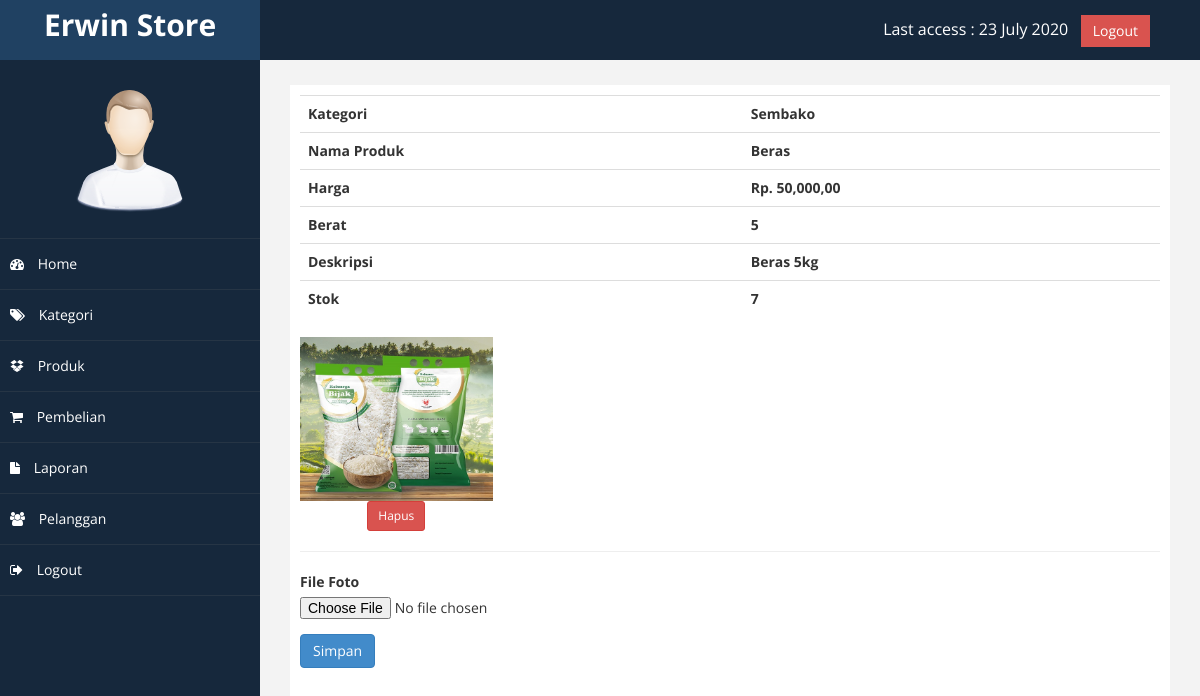
Screenshot of /admin/index.php?halaman=detailproduk&id=4 (signed in) with the database file from the repository.
### tables this page shows
CREATE TABLE `produk` (
  `id_produk` int(11) NOT NULL,
  `id_kategori` int(11) NOT NULL,
  `nama_produk` varchar(255) NOT NULL,
  `harga_produk` decimal(10,2) NOT NULL,
  `berat_produk` int(11) NOT NULL,
  `foto_produk` text DEFAULT NULL,
  `deskripsi_produk` text DEFAULT NULL,
  `stok_produk` int(11) NOT NULL
);

CREATE TABLE `kategori` (
  `id_kategori` int(11) NOT NULL,
  `nama_kategori` varchar(100) NOT NULL
);

CREATE TABLE `produk_foto` (
  `id_produk_foto` int(11) NOT NULL,
  `id_produk` int(11) NOT NULL,
  `nama_produk_foto` text NOT NULL
);

### admin/detailproduk.php (the view, shortened to what this page needs)
<?php
$id_produk = $_GET['id'];
$ambil = $koneksi->query("SELECT * FROM produk LEFT JOIN kategori ON produk.id_kategori=kategori.id_kategori WHERE id_produk='$id_produk'");
$detailproduk=$ambil->fetch_assoc();
$fotoproduk=array();
$ambilfoto=$koneksi->query("SELECT * FROM produk_foto WHERE id_produk='$id_produk'");
while ($tiap=$ambilfoto->fetch_assoc())
{
    $fotoproduk[]=$tiap;
}
?>
<table class="table">
    <tr>
        <th>Kategori</th>
        <th><?php echo $detailproduk["nama_kategori"]; ?></th>
    </tr>
    <tr>
        <th>Nama Produk</th>
        <th><?php echo $detailproduk["nama_produk"]; ?></th>
    </tr>
    <tr>
        <th>Harga</th>
        <th>Rp. <?php echo number_format($detailproduk["harga_produk"]); ?>,00</th>
    </tr>
    <tr>
        <th>Berat</th>
        <th><?php echo $detailproduk["berat_produk"]; ?></th>
    </tr>
    <tr>
        <th>Deskripsi</th>
        <th><?php echo $detailproduk["deskripsi_produk"]; ?></th>
    </tr>
    <tr>
        <th>Stok</th>
        <th><?php echo $detailproduk["stok_produk"]; ?></th>
    </tr>
</table>
<?php foreach ($fotoproduk as $key =>$value) : ?>
<div class="row">
    <div class="col-md-3 text-center">
        <img src="../foto_produk/<?php echo $value["nama_produk_foto"] ?>" alt="" class="img-responsive"><tr>
        <a href="index.php?halaman=hapusfotoproduk&idfoto=<?php echo $value["id_produk_foto"]?>&idproduk=<?php echo $id_produk ?>" class="btn btn-danger btn-sm">Hapus</a>
    </div>
    <?php endforeach ?>
</div>
<hr>
<form method="post" enctype="multipart/form-data">
<div class="form-group">
    <label>File Foto</label>
    <input type="file" name="produk_foto">
</div>
    <button class="btn btn-primary" name="simpan" value="simpan">Simpan</button>
</form>

### admin/assets/css/custom.css (style rules this page uses)
body { font-family: 'Open Sans', sans-serif; }
.text-center { text-align:center; }

### rows the page displays
produk: id_kategori.nama_kategori "Sembako", nama_produk "Beras", harga_produk "50,000", berat_produk "5", deskripsi_produk "Beras 5kg", stok_produk "7"
produk_foto: nama_produk_foto (picture)
